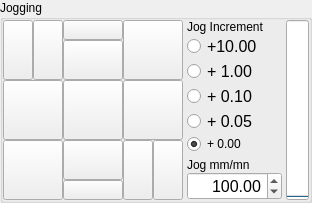
        <widget class="QGroupBox" name="grpJog">
         <property name="enabled">
          <bool>true</bool>
         </property>
         <property name="sizePolicy">
          <sizepolicy hsizetype="Minimum" vsizetype="Fixed">
           <horstretch>0</horstretch>
           <verstretch>0</verstretch>
          </sizepolicy>
         </property>
         <property name="maximumSize">
          <size>
           <width>16777215</width>
           <height>16777215</height>
          </size>
         </property>
         <property name="title">
          <string>Jogging</string>
         </property>
         <layout class="QHBoxLayout" name="horizontalLayout_17">
          <property name="spacing">
           <number>0</number>
          </property>
          <property name="leftMargin">
           <number>0</number>
          </property>
          <property name="topMargin">
           <number>0</number>
          </property>
          <property name="rightMargin">
           <number>0</number>
          </property>
          <property name="bottomMargin">
           <number>0</number>
          </property>
          <item>
           <widget class="QWidget" name="widget_2" native="true">
            <property name="sizePolicy">
             <sizepolicy hsizetype="Fixed" vsizetype="Fixed">
              <horstretch>0</horstretch>
              <verstretch>0</verstretch>
             </sizepolicy>
            </property>
            <layout class="QGridLayout" name="gridLayout_3">
             <property name="leftMargin">
              <number>0</number>
             </property>
             <property name="topMargin">
              <number>0</number>
             </property>
             <property name="rightMargin">
              <number>0</number>
             </property>
             <property name="bottomMargin">
              <number>0</number>
             </property>
             <property name="spacing">
              <number>0</number>
             </property>
             <item row="0" column="1" rowspan="2">
              <widget class="cnQPushButton" name="btnJogPlusB">
               <property name="sizePolicy">
                <sizepolicy hsizetype="Fixed" vsizetype="Fixed">
                 <horstretch>0</horstretch>
                 <verstretch>0</verstretch>
                </sizepolicy>
               </property>
               <property name="minimumSize">
                <size>
                 <width>30</width>
                 <height>60</height>
                </size>
               </property>
               <property name="maximumSize">
                <size>
                 <width>30</width>
                 <height>60</height>
                </size>
               </property>
               <property name="baseSize">
                <size>
                 <width>60</width>
                 <height>60</height>
                </size>
               </property>
               <property name="cursor">
                <cursorShape>PointingHandCursor</cursorShape>
               </property>
               <property name="text">
                <string/>
               </property>
               <property name="icon">
                <iconset resource="cn5X.qrc">
                 <normaloff>:/cn5X/images/btnJogPlusB.svg</normaloff>:/cn5X/images/btnJogPlusB.svg</iconset>
               </property>
               <property name="iconSize">
                <size>
                 <width>30</width>
                 <height>60</height>
                </size>
               </property>
              </widget>
             </item>
             <item row="3" column="0" rowspan="2" colspan="2">
              <widget class="cnQPushButton" name="btnJogMoinsY">
               <property name="sizePolicy">
                <sizepolicy hsizetype="Fixed" vsizetype="Fixed">
                 <horstretch>0</horstretch>
                 <verstretch>0</verstretch>
                </sizepolicy>
               </property>
               <property name="minimumSize">
                <size>
                 <width>60</width>
                 <height>60</height>
                </size>
               </property>
               <property name="maximumSize">
                <size>
                 <width>60</width>
                 <height>60</height>
                </size>
               </property>
               <property name="baseSize">
                <size>
                 <width>60</width>
                 <height>60</height>
                </size>
               </property>
               <property name="cursor">
                <cursorShape>PointingHandCursor</cursorShape>
               </property>
               <property name="text">
                <string/>
               </property>
               <property name="icon">
                <iconset resource="cn5X.qrc">
                 <normaloff>:/cn5X/images/btnJogMoinsY.svg</normaloff>:/cn5X/images/btnJogMoinsY.svg</iconset>
               </property>
               <property name="iconSize">
                <size>
                 <width>60</width>
                 <height>60</height>
                </size>
               </property>
              </widget>
             </item>
             <item row="2" column="3" colspan="2">
              <widget class="cnQPushButton" name="btnJogPlusX">
               <property name="sizePolicy">
                <sizepolicy hsizetype="Fixed" vsizetype="Fixed">
                 <horstretch>0</horstretch>
                 <verstretch>0</verstretch>
                </sizepolicy>
               </property>
               <property name="minimumSize">
                <size>
                 <width>60</width>
                 <height>60</height>
                </size>
               </property>
               <property name="maximumSize">
                <size>
                 <width>60</width>
                 <height>60</height>
                </size>
               </property>
               <property name="baseSize">
                <size>
                 <width>60</width>
                 <height>60</height>
                </size>
               </property>
               <property name="cursor">
                <cursorShape>PointingHandCursor</cursorShape>
               </property>
               <property name="text">
                <string/>
               </property>
               <property name="icon">
                <iconset resource="cn5X.qrc">
                 <normaloff>:/cn5X/images/btnJogPlusX.svg</normaloff>:/cn5X/images/btnJogPlusX.svg</iconset>
               </property>
               <property name="iconSize">
                <size>
                 <width>60</width>
                 <height>60</height>
                </size>
               </property>
              </widget>
             </item>
             <item row="3" column="4" rowspan="2">
              <widget class="cnQPushButton" name="btnJogMoinsB">
               <property name="sizePolicy">
                <sizepolicy hsizetype="Fixed" vsizetype="Fixed">
                 <horstretch>0</horstretch>
                 <verstretch>0</verstretch>
                </sizepolicy>
               </property>
               <property name="minimumSize">
                <size>
                 <width>30</width>
                 <height>60</height>
                </size>
               </property>
               <property name="maximumSize">
                <size>
                 <width>30</width>
                 <height>60</height>
                </size>
               </property>
               <property name="baseSize">
                <size>
                 <width>60</width>
                 <height>60</height>
                </size>
               </property>
               <property name="cursor">
                <cursorShape>PointingHandCursor</cursorShape>
               </property>
               <property name="text">
                <string/>
               </property>
               <property name="icon">
                <iconset resource="cn5X.qrc">
                 <normaloff>:/cn5X/images/btnJogMoinsB.svg</normaloff>:/cn5X/images/btnJogMoinsB.svg</iconset>
               </property>
               <property name="iconSize">
                <size>
                 <width>30</width>
                 <height>60</height>
                </size>
               </property>
              </widget>
             </item>
             <item row="3" column="3" rowspan="2">
              <widget class="cnQPushButton" name="btnJogMoinsA">
               <property name="sizePolicy">
                <sizepolicy hsizetype="Fixed" vsizetype="Fixed">
                 <horstretch>0</horstretch>
                 <verstretch>0</verstretch>
                </sizepolicy>
               </property>
               <property name="minimumSize">
                <size>
                 <width>30</width>
                 <height>60</height>
                </size>
               </property>
               <property name="maximumSize">
                <size>
                 <width>30</width>
                 <height>60</height>
                </size>
               </property>
               <property name="baseSize">
                <size>
                 <width>60</width>
                 <height>60</height>
                </size>
               </property>
               <property name="cursor">
                <cursorShape>PointingHandCursor</cursorShape>
               </property>
               <property name="text">
                <string/>
               </property>
               <property name="icon">
                <iconset resource="cn5X.qrc">
                 <normaloff>:/cn5X/images/btnJogMoinsA.svg</normaloff>:/cn5X/images/btnJogMoinsA.svg</iconset>
               </property>
               <property name="iconSize">
                <size>
                 <width>30</width>
                 <height>60</height>
                </size>
               </property>
              </widget>
             </item>
             <item row="0" column="2">
              <widget class="cnQPushButton" name="btnJogPlusC">
               <property name="sizePolicy">
                <sizepolicy hsizetype="Fixed" vsizetype="Fixed">
                 <horstretch>0</horstretch>
                 <verstretch>0</verstretch>
                </sizepolicy>
               </property>
               <property name="minimumSize">
                <size>
                 <width>60</width>
                 <height>20</height>
                </size>
               </property>
               <property name="maximumSize">
                <size>
                 <width>60</width>
                 <height>20</height>
                </size>
               </property>
               <property name="baseSize">
                <size>
                 <width>60</width>
                 <height>60</height>
                </size>
               </property>
               <property name="text">
                <string/>
               </property>
               <property name="icon">
                <iconset resource="cn5X.qrc">
                 <normaloff>:/cn5X/images/btnJogPlusC.svg</normaloff>:/cn5X/images/btnJogPlusC.svg</iconset>
               </property>
               <property name="iconSize">
                <size>
                 <width>60</width>
                 <height>20</height>
                </size>
               </property>
              </widget>
             </item>
             <item row="2" column="2">
              <widget class="cnQPushButton" name="btnJogStop">
               <property name="sizePolicy">
                <sizepolicy hsizetype="Fixed" vsizetype="Fixed">
                 <horstretch>0</horstretch>
                 <verstretch>0</verstretch>
                </sizepolicy>
               </property>
               <property name="minimumSize">
                <size>
                 <width>60</width>
                 <height>60</height>
                </size>
               </property>
               <property name="maximumSize">
                <size>
                 <width>60</width>
                 <height>60</height>
                </size>
               </property>
               <property name="baseSize">
                <size>
                 <width>60</width>
                 <height>60</height>
                </size>
               </property>
               <property name="cursor">
                <cursorShape>PointingHandCursor</cursorShape>
               </property>
               <property name="text">
                <string/>
               </property>
               <property name="icon">
                <iconset resource="cn5X.qrc">
                 <normaloff>:/cn5X/images/btnJogStop.svg</normaloff>:/cn5X/images/btnJogStop.svg</iconset>
               </property>
               <property name="iconSize">
                <size>
                 <width>60</width>
                 <height>60</height>
                </size>
               </property>
              </widget>
             </item>
             <item row="3" column="2">
              <widget class="cnQPushButton" name="btnJogMoinsZ">
               <property name="sizePolicy">
                <sizepolicy hsizetype="Fixed" vsizetype="Fixed">
                 <horstretch>0</horstretch>
                 <verstretch>0</verstretch>
                </sizepolicy>
               </property>
               <property name="minimumSize">
                <size>
                 <width>60</width>
                 <height>40</height>
                </size>
               </property>
               <property name="maximumSize">
                <size>
                 <width>60</width>
                 <height>40</height>
                </size>
               </property>
               <property name="baseSize">
                <size>
                 <width>60</width>
                 <height>60</height>
                </size>
               </property>
               <property name="cursor">
                <cursorShape>PointingHandCursor</cursorShape>
               </property>
               <property name="text">
                <string/>
               </property>
               <property name="icon">
                <iconset resource="cn5X.qrc">
                 <normaloff>:/cn5X/images/btnJogMoinsZ.svg</normaloff>:/cn5X/images/btnJogMoinsZ.svg</iconset>
               </property>
               <property name="iconSize">
                <size>
                 <width>60</width>
                 <height>40</height>
                </size>
               </property>
              </widget>
             </item>
             <item row="1" column="2">
              <widget class="cnQPushButton" name="btnJogPlusZ">
               <property name="sizePolicy">
                <sizepolicy hsizetype="Fixed" vsizetype="Fixed">
                 <horstretch>0</horstretch>
                 <verstretch>0</verstretch>
                </sizepolicy>
               </property>
               <property name="minimumSize">
                <size>
                 <width>60</width>
                 <height>40</height>
                </size>
               </property>
               <property name="maximumSize">
                <size>
                 <width>60</width>
                 <height>40</height>
                </size>
               </property>
               <property name="baseSize">
                <size>
                 <width>60</width>
                 <height>60</height>
                </size>
               </property>
               <property name="cursor">
                <cursorShape>PointingHandCursor</cursorShape>
               </property>
               <property name="text">
                <string/>
               </property>
               <property name="icon">
                <iconset resource="cn5X.qrc">
                 <normaloff>:/cn5X/images/btnJogPlusZ.svg</normaloff>:/cn5X/images/btnJogPlusZ.svg</iconset>
               </property>
               <property name="iconSize">
                <size>
                 <width>60</width>
                 <height>40</height>
                </size>
               </property>
              </widget>
             </item>
             <item row="4" column="2">
              <widget class="cnQPushButton" name="btnJogMoinsC">
               <property name="sizePolicy">
                <sizepolicy hsizetype="Fixed" vsizetype="Fixed">
                 <horstretch>0</horstretch>
                 <verstretch>0</verstretch>
                </sizepolicy>
               </property>
               <property name="minimumSize">
                <size>
                 <width>60</width>
                 <height>20</height>
                </size>
               </property>
               <property name="maximumSize">
                <size>
                 <width>60</width>
                 <height>20</height>
                </size>
               </property>
               <property name="baseSize">
                <size>
                 <width>60</width>
                 <height>60</height>
                </size>
               </property>
               <property name="text">
                <string/>
               </property>
               <property name="icon">
                <iconset resource="cn5X.qrc">
                 <normaloff>:/cn5X/images/btnJogMoinsC.svg</normaloff>:/cn5X/images/btnJogMoinsC.svg</iconset>
               </property>
               <property name="iconSize">
                <size>
                 <width>60</width>
                 <height>20</height>
                </size>
               </property>
              </widget>
             </item>
             <item row="0" column="3" rowspan="2" colspan="2">
              <widget class="cnQPushButton" name="btnJogPlusY">
               <property name="sizePolicy">
                <sizepolicy hsizetype="Fixed" vsizetype="Fixed">
                 <horstretch>0</horstretch>
                 <verstretch>0</verstretch>
                </sizepolicy>
               </property>
               <property name="minimumSize">
                <size>
                 <width>60</width>
                 <height>60</height>
                </size>
               </property>
               <property name="maximumSize">
                <size>
                 <width>60</width>
                 <height>60</height>
                </size>
               </property>
               <property name="baseSize">
                <size>
                 <width>60</width>
                 <height>60</height>
                </size>
               </property>
               <property name="cursor">
                <cursorShape>PointingHandCursor</cursorShape>
               </property>
               <property name="text">
                <string/>
               </property>
               <property name="icon">
                <iconset resource="cn5X.qrc">
                 <normaloff>:/cn5X/images/btnJogPlusY.svg</normaloff>:/cn5X/images/btnJogPlusY.svg</iconset>
               </property>
               <property name="iconSize">
                <size>
                 <width>60</width>
                 <height>60</height>
                </size>
               </property>
              </widget>
             </item>
             <item row="2" column="0" colspan="2">
              <widget class="cnQPushButton" name="btnJogMoinsX">
               <property name="sizePolicy">
                <sizepolicy hsizetype="Fixed" vsizetype="Fixed">
                 <horstretch>0</horstretch>
                 <verstretch>0</verstretch>
                </sizepolicy>
               </property>
               <property name="minimumSize">
                <size>
                 <width>60</width>
                 <height>60</height>
                </size>
               </property>
               <property name="maximumSize">
                <size>
                 <width>60</width>
                 <height>60</height>
                </size>
               </property>
               <property name="baseSize">
                <size>
                 <width>60</width>
                 <height>60</height>
                </size>
               </property>
               <property name="cursor">
                <cursorShape>PointingHandCursor</cursorShape>
               </property>
               <property name="text">
                <string/>
               </property>
               <property name="icon">
                <iconset resource="cn5X.qrc">
                 <normaloff>:/cn5X/images/btnJogMoinsX.svg</normaloff>:/cn5X/images/btnJogMoinsX.svg</iconset>
               </property>
               <property name="iconSize">
                <size>
                 <width>60</width>
                 <height>60</height>
                </size>
               </property>
              </widget>
             </item>
             <item row="0" column="0" rowspan="2">
              <widget class="cnQPushButton" name="btnJogPlusA">
               <property name="sizePolicy">
                <sizepolicy hsizetype="Fixed" vsizetype="Fixed">
                 <horstretch>0</horstretch>
                 <verstretch>0</verstretch>
                </sizepolicy>
               </property>
               <property name="minimumSize">
                <size>
                 <width>30</width>
                 <height>60</height>
                </size>
               </property>
               <property name="maximumSize">
                <size>
                 <width>30</width>
                 <height>60</height>
                </size>
               </property>
               <property name="baseSize">
                <size>
                 <width>60</width>
                 <height>60</height>
                </size>
               </property>
               <property name="cursor">
                <cursorShape>PointingHandCursor</cursorShape>
               </property>
               <property name="text">
                <string/>
               </property>
               <property name="icon">
                <iconset resource="cn5X.qrc">
                 <normaloff>:/cn5X/images/btnJogPlusA.svg</normaloff>:/cn5X/images/btnJogPlusA.svg</iconset>
               </property>
               <property name="iconSize">
                <size>
                 <width>30</width>
                 <height>60</height>
                </size>
               </property>
              </widget>
             </item>
            </layout>
           </widget>
          </item>
          <item>
           <widget class="QWidget" name="widget" native="true">
            <property name="sizePolicy">
             <sizepolicy hsizetype="Minimum" vsizetype="Minimum">
              <horstretch>0</horstretch>
              <verstretch>0</verstretch>
             </sizepolicy>
            </property>
            <layout class="QHBoxLayout" name="horizontalLayout_13">
             <property name="spacing">
              <number>0</number>
             </property>
             <property name="leftMargin">
              <number>0</number>
             </property>
             <property name="topMargin">
              <number>0</number>
             </property>
             <property name="rightMargin">
              <number>0</number>
             </property>
             <property name="bottomMargin">
              <number>0</number>
             </property>
             <item>
              <widget class="QWidget" name="frmJogIncrement" native="true">
               <property name="sizePolicy">
                <sizepolicy hsizetype="Minimum" vsizetype="Minimum">
                 <horstretch>0</horstretch>
                 <verstretch>0</verstretch>
                </sizepolicy>
               </property>
               <property name="minimumSize">
                <size>
                 <width>0</width>
                 <height>180</height>
                </size>
               </property>
               <property name="maximumSize">
                <size>
                 <width>16777215</width>
                 <height>180</height>
                </size>
               </property>
               <layout class="QVBoxLayout" name="verticalLayout_10">
                <property name="spacing">
                 <number>0</number>
                </property>
                <property name="leftMargin">
                 <number>4</number>
                </property>
                <property name="topMargin">
                 <number>0</number>
                </property>
                <property name="rightMargin">
                 <number>4</number>
                </property>
                <property name="bottomMargin">
                 <number>0</number>
                </property>
                <item>
                 <widget class="QLabel" name="label_4">
                  <property name="sizePolicy">
                   <sizepolicy hsizetype="Minimum" vsizetype="Fixed">
                    <horstretch>0</horstretch>
                    <verstretch>0</verstretch>
                   </sizepolicy>
                  </property>
                  <property name="text">
                   <string>Jog Increment</string>
                  </property>
                 </widget>
                </item>
                <item>
                 <widget class="QRadioButton" name="rbtJog1000">
                  <property name="sizePolicy">
                   <sizepolicy hsizetype="Minimum" vsizetype="Fixed">
                    <horstretch>0</horstretch>
                    <verstretch>0</verstretch>
                   </sizepolicy>
                  </property>
                  <property name="font">
                   <font>
                    <pointsize>12</pointsize>
                   </font>
                  </property>
                  <property name="cursor">
                   <cursorShape>PointingHandCursor</cursorShape>
                  </property>
                  <property name="text">
                   <string notr="true">+10.00</string>
                  </property>
                 </widget>
                </item>
                <item>
                 <widget class="QRadioButton" name="rbtJog0100">
                  <property name="sizePolicy">
                   <sizepolicy hsizetype="Minimum" vsizetype="Fixed">
                    <horstretch>0</horstretch>
                    <verstretch>0</verstretch>
                   </sizepolicy>
                  </property>
                  <property name="font">
                   <font>
                    <pointsize>12</pointsize>
                   </font>
                  </property>
                  <property name="cursor">
                   <cursorShape>PointingHandCursor</cursorShape>
                  </property>
                  <property name="text">
                   <string notr="true">+ 1.00</string>
                  </property>
                 </widget>
                </item>
                <item>
                 <widget class="QRadioButton" name="rbtJog0010">
                  <property name="sizePolicy">
                   <sizepolicy hsizetype="Minimum" vsizetype="Fixed">
                    <horstretch>0</horstretch>
                    <verstretch>0</verstretch>
                   </sizepolicy>
                  </property>
                  <property name="font">
                   <font>
                    <pointsize>12</pointsize>
                   </font>
                  </property>
                  <property name="cursor">
                   <cursorShape>PointingHandCursor</cursorShape>
                  </property>
                  <property name="text">
                   <string notr="true">+ 0.10</string>
                  </property>
                 </widget>
                </item>
                <item>
                 <widget class="QRadioButton" name="rbtJog0001">
                  <property name="sizePolicy">
                   <sizepolicy hsizetype="Minimum" vsizetype="Fixed">
                    <horstretch>0</horstretch>
                    <verstretch>0</verstretch>
                   </sizepolicy>
                  </property>
                  <property name="font">
                   <font>
                    <pointsize>12</pointsize>
                   </font>
                  </property>
                  <property name="cursor">
                   <cursorShape>PointingHandCursor</cursorShape>
                  </property>
                  <property name="text">
                   <string notr="true">+ 0.05</string>
                  </property>
                 </widget>
                </item>
                <item>
                 <widget class="QRadioButton" name="rbtJog0000">
                  <property name="sizePolicy">
                   <sizepolicy hsizetype="Minimum" vsizetype="Fixed">
                    <horstretch>0</horstretch>
                    <verstretch>0</verstretch>
                   </sizepolicy>
                  </property>
                  <property name="cursor">
                   <cursorShape>PointingHandCursor</cursorShape>
                  </property>
                  <property name="text">
                   <string notr="true">+ 0.00</string>
                  </property>
                  <property name="checked">
                   <bool>true</bool>
                  </property>
                 </widget>
                </item>
                <item>
                 <spacer name="verticalSpacer_5">
                  <property name="sizePolicy">
                   <sizepolicy hsizetype="Minimum" vsizetype="Expanding">
                    <horstretch>0</horstretch>
                    <verstretch>0</verstretch>
                   </sizepolicy>
                  </property>
                  <property name="orientation">
                   <enum>Qt::Vertical</enum>
                  </property>
                  <property name="sizeType">
                   <enum>QSizePolicy::Expanding</enum>
                  </property>
                  <property name="sizeHint" stdset="0">
                   <size>
                    <width>20</width>
                    <height>40</height>
                   </size>
                  </property>
                 </spacer>
                </item>
                <item>
                 <widget class="QLabel" name="label_3">
                  <property name="sizePolicy">
                   <sizepolicy hsizetype="Minimum" vsizetype="Fixed">
                    <horstretch>0</horstretch>
                    <verstretch>0</verstretch>
                   </sizepolicy>
                  </property>
                  <property name="text">
                   <string>Jog mm/mn</string>
                  </property>
                 </widget>
                </item>
                <item>
                 <widget class="QDoubleSpinBox" name="dsbJogSpeed">
                  <property name="sizePolicy">
                   <sizepolicy hsizetype="Minimum" vsizetype="Fixed">
                    <horstretch>0</horstretch>
                    <verstretch>0</verstretch>
                   </sizepolicy>
                  </property>
                  <property name="minimumSize">
                   <size>
                    <width>84</width>
                    <height>0</height>
                   </size>
                  </property>
                  <property name="font">
                   <font>
                    <pointsize>12</pointsize>
                   </font>
                  </property>
                  <property name="alignment">
                   <set>Qt::AlignRight|Qt::AlignTrailing|Qt::AlignVCenter</set>
                  </property>
                  <property name="decimals">
                   <number>2</number>
                  </property>
                  <property name="maximum">
                   <double>10000.000000000000000</double>
                  </property>
                  <property name="value">
                   <double>100.000000000000000</double>
                  </property>
                 </widget>
                </item>
               </layout>
              </widget>
             </item>
             <item>
              <widget class="QProgressBar" name="progressBufferState">
               <property name="sizePolicy">
                <sizepolicy hsizetype="Fixed" vsizetype="Fixed">
                 <horstretch>0</horstretch>
                 <verstretch>0</verstretch>
                </sizepolicy>
               </property>
               <property name="minimumSize">
                <size>
                 <width>23</width>
                 <height>180</height>
                </size>
               </property>
               <property name="maximumSize">
                <size>
                 <width>23</width>
                 <height>180</height>
                </size>
               </property>
               <property name="maximum">
                <number>128</number>
               </property>
               <property name="value">
                <number>0</number>
               </property>
               <property name="orientation">
                <enum>Qt::Vertical</enum>
               </property>
               <property name="format">
                <string/>
               </property>
              </widget>
             </item>
            </layout>
           </widget>
          </item>
         </layout>
        </widget>
